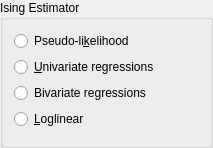
             <widget class="BoundGroupBox" name="isingEstimator">
              <property name="sizePolicy">
               <sizepolicy hsizetype="Preferred" vsizetype="Preferred">
                <horstretch>0</horstretch>
                <verstretch>0</verstretch>
               </sizepolicy>
              </property>
              <property name="title">
               <string>Ising Estimator</string>
              </property>
              <property name="flat">
               <bool>false</bool>
              </property>
              <layout class="QGridLayout" name="gridLayout_35">
               <item row="4" column="0">
                <spacer name="verticalSpacer_11">
                 <property name="orientation">
                  <enum>Qt::Vertical</enum>
                 </property>
                 <property name="sizeHint" stdset="0">
                  <size>
                   <width>20</width>
                   <height>5</height>
                  </size>
                 </property>
                </spacer>
               </item>
               <item row="0" column="0">
                <widget class="QRadioButton" name="_1pseudoLikelihood">
                 <property name="sizePolicy">
                  <sizepolicy hsizetype="Fixed" vsizetype="Fixed">
                   <horstretch>0</horstretch>
                   <verstretch>0</verstretch>
                  </sizepolicy>
                 </property>
                 <property name="text">
                  <string>Pseudo-li&amp;kelihood</string>
                 </property>
                </widget>
               </item>
               <item row="2" column="0">
                <widget class="QRadioButton" name="_3bivariateRegressions">
                 <property name="sizePolicy">
                  <sizepolicy hsizetype="Fixed" vsizetype="Fixed">
                   <horstretch>0</horstretch>
                   <verstretch>0</verstretch>
                  </sizepolicy>
                 </property>
                 <property name="text">
                  <string>Bivariate regressions</string>
                 </property>
                </widget>
               </item>
               <item row="3" column="0">
                <widget class="QRadioButton" name="_4logLinear">
                 <property name="sizePolicy">
                  <sizepolicy hsizetype="Fixed" vsizetype="Fixed">
                   <horstretch>0</horstretch>
                   <verstretch>0</verstretch>
                  </sizepolicy>
                 </property>
                 <property name="text">
                  <string>&amp;Loglinear</string>
                 </property>
                </widget>
               </item>
               <item row="1" column="0">
                <widget class="QRadioButton" name="_2univariateRegressions">
                 <property name="sizePolicy">
                  <sizepolicy hsizetype="Fixed" vsizetype="Fixed">
                   <horstretch>0</horstretch>
                   <verstretch>0</verstretch>
                  </sizepolicy>
                 </property>
                 <property name="text">
                  <string>&amp;Univariate regressions</string>
                 </property>
                </widget>
               </item>
               <item row="1" column="1">
                <spacer name="horizontalSpacer_16">
                 <property name="orientation">
                  <enum>Qt::Horizontal</enum>
                 </property>
                 <property name="sizeHint" stdset="0">
                  <size>
                   <width>40</width>
                   <height>20</height>
                  </size>
                 </property>
                </spacer>
               </item>
              </layout>
             </widget>
